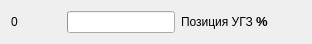
    <widget class="QWidget" name="layoutWidget_28">
     <property name="geometry">
      <rect>
       <x>10</x>
       <y>270</y>
       <width>312</width>
       <height>23</height>
      </rect>
     </property>
     <layout class="QHBoxLayout" name="horizontalLayout_34">
      <item>
       <widget class="QLabel" name="label_67">
        <property name="sizePolicy">
         <sizepolicy hsizetype="Fixed" vsizetype="Fixed">
          <horstretch>0</horstretch>
          <verstretch>0</verstretch>
         </sizepolicy>
        </property>
        <property name="minimumSize">
         <size>
          <width>50</width>
          <height>0</height>
         </size>
        </property>
        <property name="text">
         <string>0</string>
        </property>
       </widget>
      </item>
      <item>
       <widget class="QProgressBar" name="progressBar_34">
        <property name="maximumSize">
         <size>
          <width>108</width>
          <height>16777215</height>
         </size>
        </property>
        <property name="statusTip">
         <string/>
        </property>
        <property name="whatsThis">
         <string notr="true"/>
        </property>
        <property name="value">
         <number>0</number>
        </property>
        <property name="textVisible">
         <bool>false</bool>
        </property>
       </widget>
      </item>
      <item>
       <widget class="QLabel" name="label_68">
        <property name="text">
         <string>&lt;html&gt;&lt;head/&gt;&lt;body&gt;&lt;p&gt;Позиция УГЗ &lt;span style=&quot; font-size:10pt; font-weight:600;&quot;&gt;%&lt;/span&gt;&lt;/p&gt;&lt;/body&gt;&lt;/html&gt;</string>
        </property>
       </widget>
      </item>
     </layout>
    </widget>
